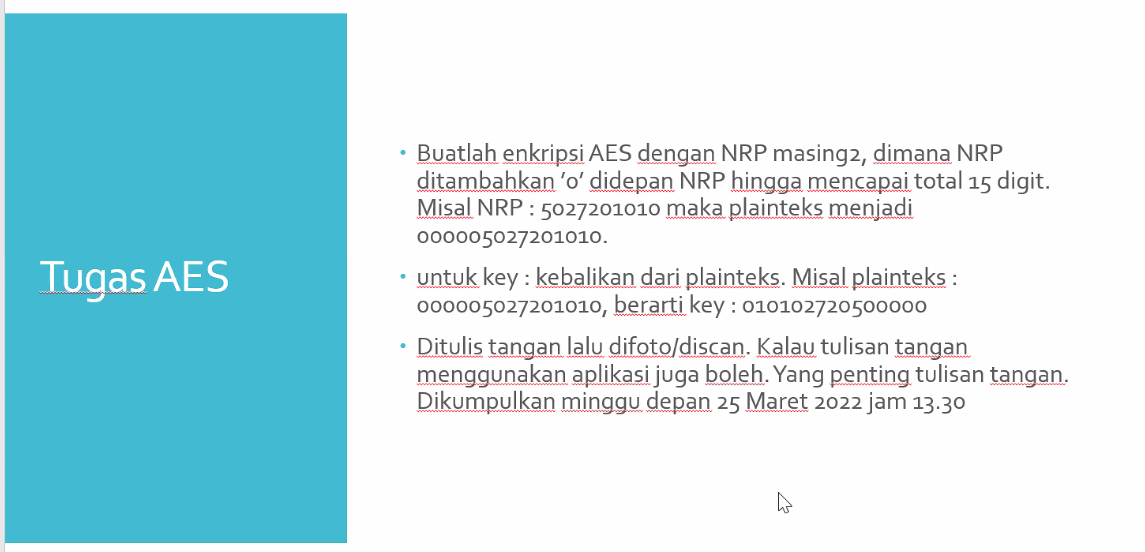
#> input picture tugas.png, 1145 x 552 px
$ python clientBaru.py
#> lines starting #> are read from the running program, lines starting #| are printed output that depends on the picture
import socket
from PIL import Image
import pickle

def keyRSA (pa, qa):
    # pick 2 prime number (p, q)
    p = pa #int(input("Input prime number 1: "))
    q = qa #int(input("Input prime number 2: "))

    N = p * q  # mod key
    eu = (p-1) * (q-1)  # euler
    print("N = {}, eu = {}".format(N, eu))

    # choose e (encryption key)
    e = 0
    factorN = set([i if N % i == 0 else 1 for i in range(2, N+1)])
    factoreu = set([i if eu % i == 0 else 1 for i in range(2, eu+1)])

    for e in range(2, eu):
      c = set([i if e % i == 0 else 1 for i in range(2, e+1)])
      if c.intersection(factorN) == {1} and c.intersection(factoreu) == {1}:
        break
    print("Public key: ({}, {})".format(e, N))

    # choose d (decryption key)
    for d in range(1, 9999):
        if (e * d) % eu == 1:
            break
    print("Private key: ({}, {})".format(d, N))

def encryptRSA(ma):
    key = "5,221" # input("Input public key:")
    e, N = int(key.split(",")[0]), int(key.split(",")[1])
    m = ma #"""hallo lan. look at this, more more more more.
    #testing a new line.""" # input("Input message: ")

    # plainText = [ord(i) for i in m]
    #block = 4
    # encrypted = ["{}".format(c**e % N).zfill(block) for c in plainText]
    #global encrypted
    encrypted = [(c**e % N) for c in m]
    #print(encrypted)
    # encrypted = "".join([c for c in encrypted])
    return tuple(encrypted)


image = Image.open("tugas.png")
#> image is the input picture: PIL image 1145x552 RGBA; mean R, G, B, A 195.6, 228, 235.6, 255
pixels = list(image.getdata())
#> pixels = 632040 items
width, height = image.size
#> width = 1145; height = 552
pixels = [pixels[i * width:(i + 1) * width] for i in range(height)]
#> pixels = 552 items
keyRSA(17,13)
pixels_test = []
for row in pixels:
    for tup in row:
        pixels_test.append(encryptRSA(tup))
#> this loop made 552 passes


image_test = Image.new(image.mode,image.size)
#> image_test: PIL image 1145x552 RGBA; every value is 0
image_test.putdata(pixels_test)
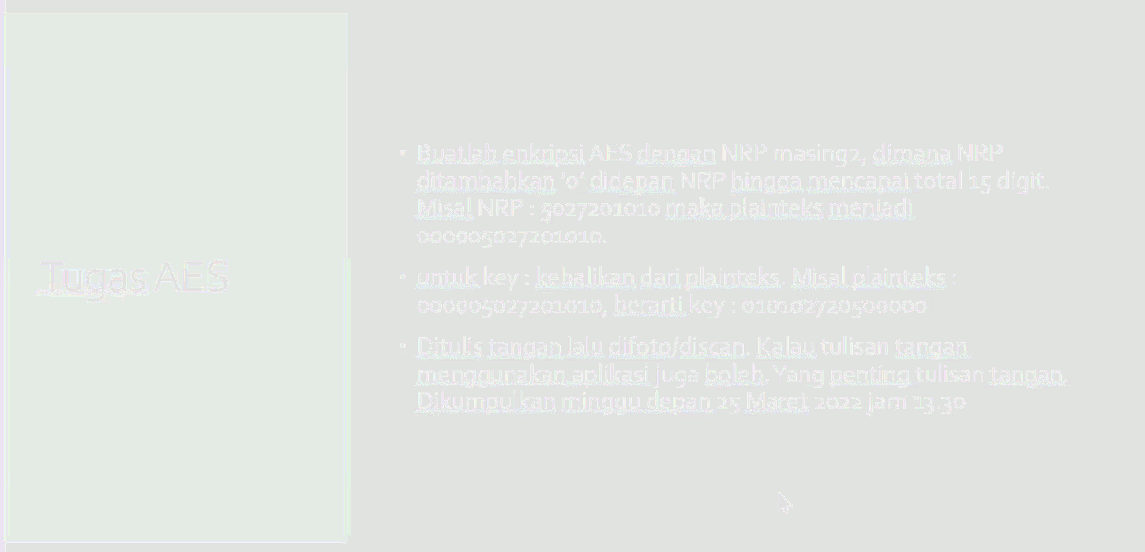
#> image_test: PIL image 1145x552 RGBA; mean R, G, B, A 45, 69.2, 47.8, 34; transparent parts drawn white

image_test.save('test_out_encr.png')

file = open('test_out_encr.png', 'rb')
image_data = file.read(2048)

#> (the run stopped early here; a loop or call above may not have finished)
